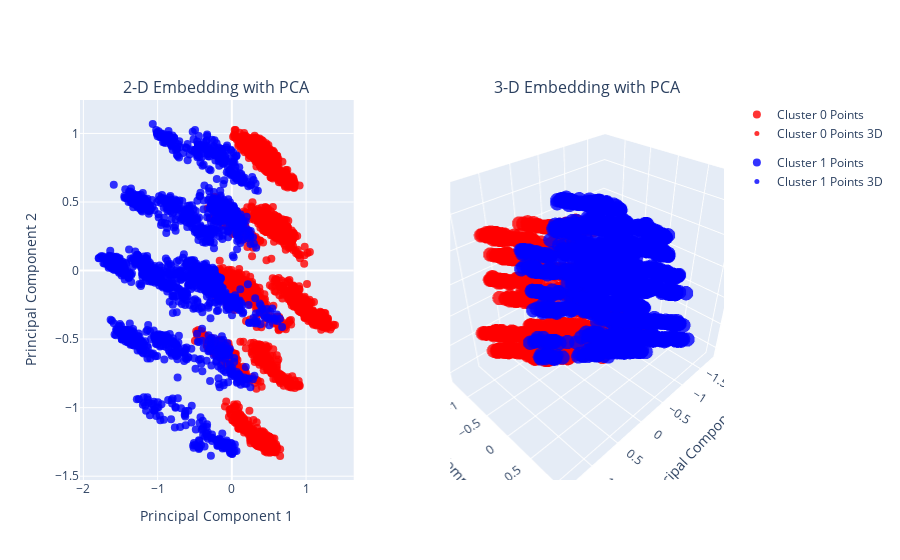
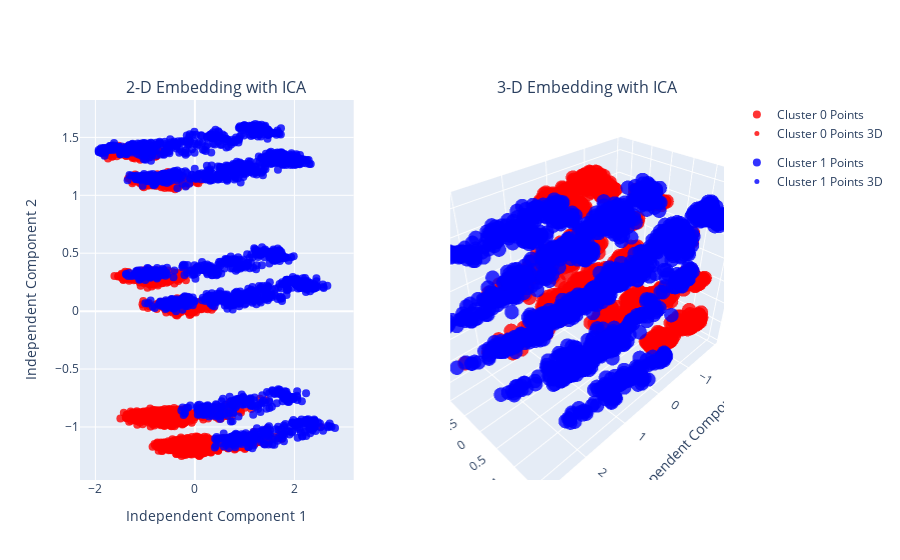

Notebook code cell kept with these figures, in order:
### Code cell
from sklearn_extra.cluster import KMedoids

# Perform k-means clustering
kmeans = KMedoids(n_clusters=2, random_state=42)
kmeans.fit(custom_dist)
kmeans_clusters2 = kmeans.predict(custom_dist)


# Perform k-means clustering
kmeans = KMedoids(n_clusters=3, random_state=42)
kmeans.fit(custom_dist)
kmeans_clusters3 = kmeans.predict(custom_dist)

# Perform k-means clustering
kmeans = KMedoids(n_clusters=4, random_state=42)
kmeans.fit(custom_dist)
kmeans_clusters4 = kmeans.predict(custom_dist)

# Choose the optimal number of clusters
cluster_results = {}
cluster_results[2] = kmeans_clusters2
cluster_results[3] = kmeans_clusters3
cluster_results[4] = kmeans_clusters4
final_k = get_optimal_k_voting(X, cluster_results, custom_dist)

# Visualize the clustering results
visualize_cluster(X, cluster_results[final_k])

### Figure 1 — Plotly figure (JSON) as saved in the notebook; plotly's stock layout.template omitted (floating-point values rounded to 4 significant figures; data arrays with more than 128 entries replaced by an {"elided": "..."} marker saying what was removed)
{"data": [{"legendgroup": "group0", "marker": {"color": "red", "opacity": 0.8, "size": 8}, "mode": "markers", "name": "Cluster 0 Points", "showlegend": true, "type": "scatter", "x": {"elided": "2904 float values"}, "xaxis": "x", "y": {"elided": "2904 float values"}, "yaxis": "y"}, {"legendgroup": "group0", "marker": {"color": "red", "opacity": 0.8, "size": 5}, "mode": "markers", "name": "Cluster 0 Points 3D", "showlegend": true, "type": "scatter3d", "x": {"elided": "2904 float values"}, "y": {"elided": "2904 float values"}, "z": {"elided": "2904 float values"}}, {"legendgroup": "group1", "marker": {"color": "blue", "opacity": 0.8, "size": 8}, "mode": "markers", "name": "Cluster 1 Points", "showlegend": true, "type": "scatter", "x": {"elided": "2096 float values"}, "xaxis": "x", "y": {"elided": "2096 float values"}, "yaxis": "y"}, {"legendgroup": "group1", "marker": {"color": "blue", "opacity": 0.8, "size": 5}, "mode": "markers", "name": "Cluster 1 Points 3D", "showlegend": true, "type": "scatter3d", "x": {"elided": "2096 float values"}, "y": {"elided": "2096 float values"}, "z": {"elided": "2096 float values"}}], "layout": {"annotations": [{"font": {"size": 16}, "showarrow": false, "text": "2-D Embedding with PCA", "x": 0.2125, "xanchor": "center", "xref": "paper", "y": 1, "yanchor": "bottom", "yref": "paper"}, {"font": {"size": 16}, "showarrow": false, "text": "3-D Embedding with PCA", "x": 0.7875, "xanchor": "center", "xref": "paper", "y": 1, "yanchor": "bottom", "yref": "paper"}], "scene": {"domain": {"x": [0.575, 1], "y": [0, 1]}, "xaxis": {"title": {"text": "Principal Component 1"}}, "yaxis": {"title": {"text": "Principal Component 2"}}, "zaxis": {"title": {"text": "Principal Component 3"}}}, "xaxis": {"anchor": "y", "domain": [0, 0.425], "title": {"text": "Principal Component 1"}}, "yaxis": {"anchor": "x", "domain": [0, 1], "title": {"text": "Principal Component 2"}}}}

### Figure 2 — Plotly figure (JSON) as saved in the notebook; plotly's stock layout.template omitted (floating-point values rounded to 4 significant figures; data arrays with more than 128 entries replaced by an {"elided": "..."} marker saying what was removed)
{"data": [{"legendgroup": "group0", "marker": {"color": "red", "opacity": 0.8, "size": 8}, "mode": "markers", "name": "Cluster 0 Points", "showlegend": true, "type": "scatter", "x": {"elided": "2904 float values"}, "xaxis": "x", "y": {"elided": "2904 float values"}, "yaxis": "y"}, {"legendgroup": "group0", "marker": {"color": "red", "opacity": 0.8, "size": 5}, "mode": "markers", "name": "Cluster 0 Points 3D", "showlegend": true, "type": "scatter3d", "x": {"elided": "2904 float values"}, "y": {"elided": "2904 float values"}, "z": {"elided": "2904 float values"}}, {"legendgroup": "group1", "marker": {"color": "blue", "opacity": 0.8, "size": 8}, "mode": "markers", "name": "Cluster 1 Points", "showlegend": true, "type": "scatter", "x": {"elided": "2096 float values"}, "xaxis": "x", "y": {"elided": "2096 float values"}, "yaxis": "y"}, {"legendgroup": "group1", "marker": {"color": "blue", "opacity": 0.8, "size": 5}, "mode": "markers", "name": "Cluster 1 Points 3D", "showlegend": true, "type": "scatter3d", "x": {"elided": "2096 float values"}, "y": {"elided": "2096 float values"}, "z": {"elided": "2096 float values"}}], "layout": {"annotations": [{"font": {"size": 16}, "showarrow": false, "text": "2-D Embedding with ICA", "x": 0.2125, "xanchor": "center", "xref": "paper", "y": 1, "yanchor": "bottom", "yref": "paper"}, {"font": {"size": 16}, "showarrow": false, "text": "3-D Embedding with ICA", "x": 0.7875, "xanchor": "center", "xref": "paper", "y": 1, "yanchor": "bottom", "yref": "paper"}], "scene": {"domain": {"x": [0.575, 1], "y": [0, 1]}, "xaxis": {"title": {"text": "Independent Component 1"}}, "yaxis": {"title": {"text": "Independent Component 2"}}, "zaxis": {"title": {"text": "Independent Component 3"}}}, "xaxis": {"anchor": "y", "domain": [0, 0.425], "title": {"text": "Independent Component 1"}}, "yaxis": {"anchor": "x", "domain": [0, 1], "title": {"text": "Independent Component 2"}}}}
